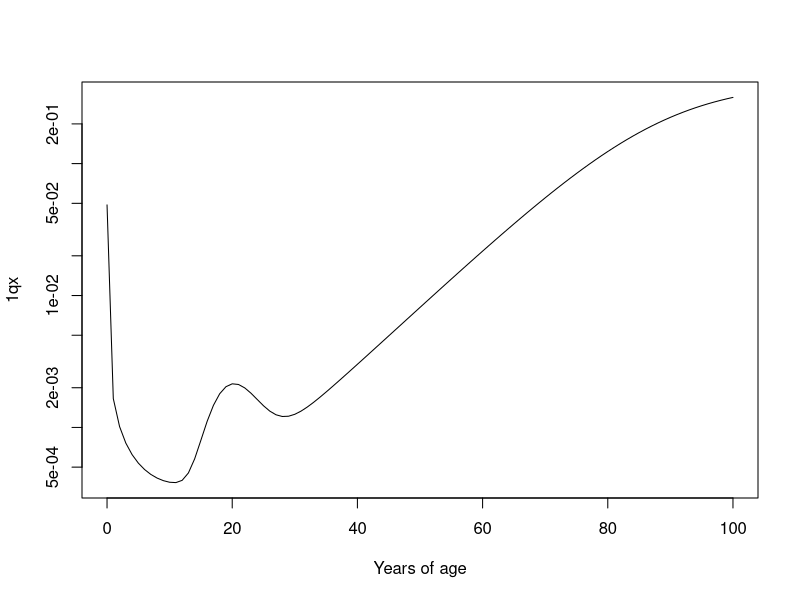

Write R code to recreate this figure. (Note: a time limit stopped this script after it produced the figure.)
##########################################################
# Simulate survival times for Australian males 1970-1972 #
# Derive single year and abridged life-tables            #
##########################################################

# The simulated individual level data serves as a gold-standard to test pash
# functionality against. Pace & shape measures as well as other mortality
# characteristics are perfectly known from the individual level data -- a
# survival-time simulation of a stationary population with the age-specific
# mortality of Australian males 1970--72. It is therefore possible to quantify
# the aggregation error introduced by the aggregate level pace & shape
# calculations implemented in pash.

# Init --------------------------------------------------------------------

library(dplyr)

# Simulate survival times following Heligman-Pollard law ------------------

# Heligman-Pollard mortality model (the version with qx on the left hand side
# instead of odds)
HP <- function (x, A, B, C, D, E, f, G, H, K) {
  qx = A^((x+B)^C) + D*exp(-E*(log(x)-log(f))^2) + (G*H^x)/(1+K*G*H^x)
  return(qx)
}

# parameters which predict single year qx for a modern human population
# Australian male mortality 1970-1972, Heligman and Pollard (1980), Table 2
A = 0.0016; B = 0.00112; C = 0.1112
D = 0.00163; E = 16.71; f = 20.03
G = 0.0000502; H = 1.1074; K = 2.41

curve(HP(x, A, B, C, D, E, f, G, H, K),
      from = 0, to = 100, log = "y", xlab = "Years of age", ylab = "1qx")

# simulation parameters
radix = lx = 1e4 # cohort size at birth
w = 1/(365*24)   # resolution of simulation time (hours)
i = 0            # starting age
set.seed(1987)   # a random seed for reproducibility


# simulate cohort ages at death following HP qx pattern
# end simulation when everyone is dead
age_at_death = NULL; while (lx > 0) {
  # get mean qx for a given age
  qx = HP(i, A, B, C, D, E, f, G, H, K)
  # transform single year qx into single hour qx
  qx_ = 1-(1-qx)^w
  # determine if subject dies during [x, x+w)
  survival_indicator = rbinom(n = lx, size = 1, prob = qx_)
  # number of deaths during [x, x+w)
  dx = sum(survival_indicator)
  cat(paste(format(round(i, 3), nsmall = 3), lx, dx, sep = "\t"), sep = "\n")
  # add ages at death of those who died to existing records
  age_at_death = c(age_at_death, rep(i, dx))
  # update number of survivors to x+w
  lx = lx-dx
  # update current age
  i=i+w
}
australia_surv_times <- age_at_death
save(australia_surv_times, file = "./data/australia_surv_times.rda")
hist(australia_surv_times, breaks = 0:120)

# Build a single year LT --------------------------------------------------

# starting with individual level ages at death
data_frame(age_at_death = australia_surv_times) %>%
  mutate(
    # add age at death in completed years
    x = floor(age_at_death),
    # discretize in single year age groups with 100+ open age
    x_cat = cut(x, breaks = c(0:100, Inf), right = FALSE)
  ) %>%
  # derive dx by year and corresponding ax
  group_by(x_cat) %>%
  summarise(x = min(x), ndx = n(), nax = mean(age_at_death)-x) %>%
  ungroup() %>%
  mutate(
    nx = c(diff(x), NA),
    lx = rev(cumsum(rev(ndx))),
    nqx = ndx/lx,
    nLx = nx*(c(lx[-1], 0)) + nax*ndx,
    nLx = ifelse(is.na(nLx), rev(lx)[1]*rev(nax)[1], nLx),
    nmx = ndx/nLx,
    Tx = rev(cumsum(rev(nLx))),
    ex = Tx/lx
  ) %>%
  select(x, nx, nmx, nqx, nax, lx, ndx, nLx, Tx, ex) -> australia_1y

australia_1y

save(australia_1y, file = "./data/australia_1y.rda")

# Build a 10 year life-table ----------------------------------------------

# starting with individual level ages at death
data_frame(age_at_death = australia_surv_times) %>%
  mutate(
    # discretize in 10 year age groups with 100+ open age and smaller spacing
    # for infancy and childhood
    x_cat = cut(age_at_death, breaks = c(0, 1, 5, seq(10, 100, 10), Inf), right = FALSE)
  ) %>%
  # derive dx by year and corresponding ax
  group_by(x_cat) %>%
  summarise(x = floor(min(age_at_death)), ndx = n(), nax = mean(age_at_death)-x) %>%
  ungroup() %>%
  mutate(
    nx = c(diff(x), NA),
    lx = rev(cumsum(rev(ndx))),
    nqx = ndx/lx,
    nLx = nx*(c(lx[-1], 0)) + nax*ndx,
    nLx = ifelse(is.na(nLx), rev(lx)[1]*rev(nax)[1], nLx),
    nmx = ndx/nLx,
    Tx = rev(cumsum(rev(nLx))),
    ex = Tx/lx
  ) %>%
  select(x, nx, nmx, nqx, nax, lx, ndx, nLx, Tx, ex) -> australia_10y

australia_10y

save(australia_10y, file = "./data/australia_10y.rda")
